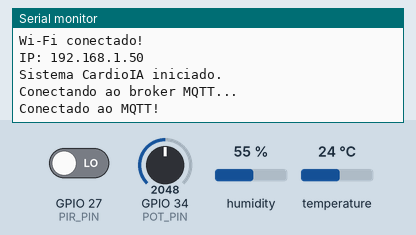
Recording of a sketch running on a simulated ESP32. Shown: the last lines printed to the serial monitor. The test bench sets the inputs (shaded band); at power-on: GPIO 27 (PIR_PIN) LOW, temperature 24 °C, GPIO 34 (POT_PIN) = 2048, humidity 55 %. WiFi joins after 1.5 s; servers stay silent unless stated; the local clock reads 2024-03-15 10:24:30 at power-on unless the sketch sets it; random numbers use the default seed unless the sketch sets one; no MQTT or app messages arrive unless stated.

Above: at 2.7 s.
2.8 s: GPIO 27 (PIR_PIN) driven HIGH
At 5.9 s:
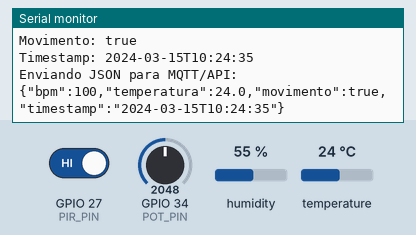
9.7 s: GPIO 27 (PIR_PIN) driven LOW
At 10.9 s:
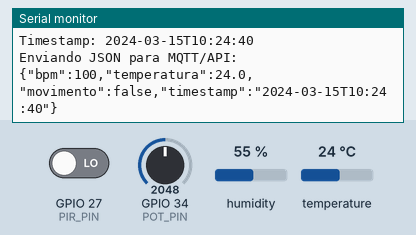
16.6 s: temperature set to 12 °C
At 20.9 s:
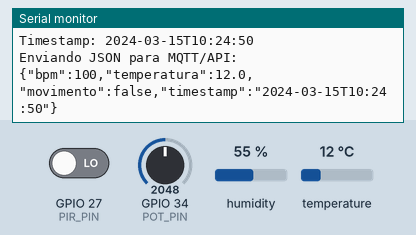
23.5 s: GPIO 34 (POT_PIN) set to 2866
At 25.9 s:
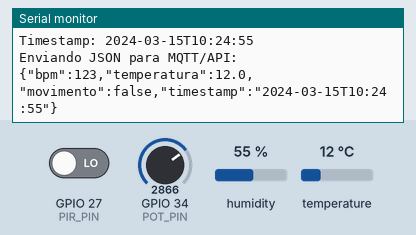
30.4 s: temperature set to 19 °C
At 35.9 s:
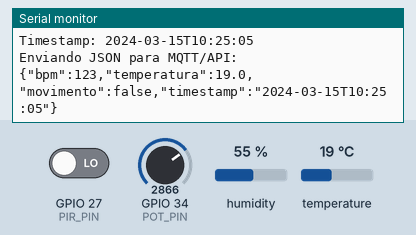
37.3 s: GPIO 34 (POT_PIN) set to 3603
At 40.9 s:
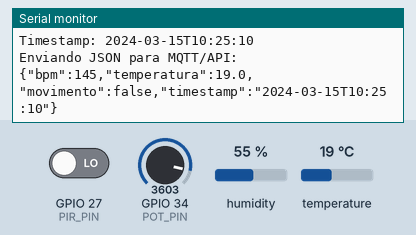
Timing chart, 0 to 42.4 s (numbered marks = the images above; inputs shaded):
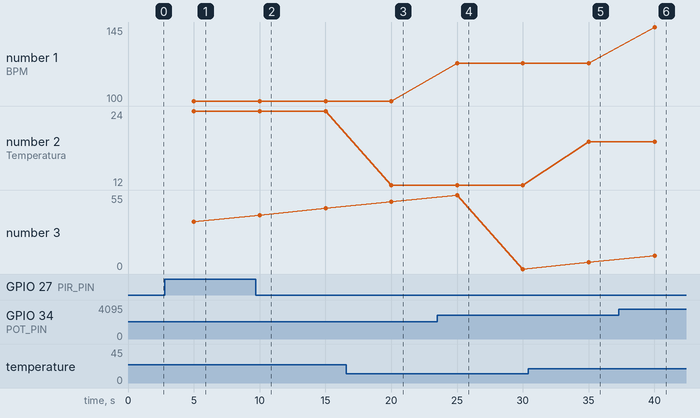

Measured:
- after the input at 2.8 s, the serial monitor: prints a new line after 2.2 s (image 1)
- after the input at 9.7 s, the serial monitor: prints a new line after 0.31 s (image 2)
- after the input at 16.6 s, the serial monitor: prints a new line after 3.4 s (image 3)
- after the input at 23.5 s, the serial monitor: prints a new line after 1.5 s (image 4)
- after the input at 30.4 s, the serial monitor: prints a new line after 4.6 s (image 5)
- after the input at 37.3 s, the serial monitor: prints a new line after 2.7 s (image 6)
- plotted number 1: 100 → 123 after the input at 23.5 s, 123 → 145 after the input at 37.3 s
- plotted number 2: 24 → 12 after the input at 16.6 s, 12 → 19 after the input at 30.4 s

The sketch:

sketch.ino
```cpp
#include <WiFi.h>
#include <PubSubClient.h>
#include <DHTesp.h>
#include <time.h>
#include <HTTPClient.h>

// ----------------------
// Pinos dos sensores
// ----------------------
#define DHT_PIN 15
#define POT_PIN 34
#define PIR_PIN 27

// ----------------------
// Wi-Fi do Wokwi
// ----------------------
const char* ssid = "Wokwi-GUEST";
const char* password = "";

// ----------------------
// MQTT
// ----------------------
const char* mqtt_server = "broker.hivemq.com";
const int mqtt_port = 1883;
const char* mqtt_topic = "cardioia/paciente001/sinais";

// ----------------------
// Objetos
// ----------------------
WiFiClient espClient;
PubSubClient client(espClient);
DHTesp dht;

// ----------------------
// Controle de tempo
// ----------------------
unsigned long ultimoEnvio = 0;
const unsigned long intervaloLeitura = 5000;

// ----------------------
// NTP para timestamp datetime
// ----------------------
const char* ntpServer = "pool.ntp.org";
const long gmtOffset_sec = -3 * 3600; // Brasil UTC-3
const int daylightOffset_sec = 0;

// ----------------------
// Estrutura da leitura
// ----------------------
struct Leitura {
  int bpm;
  float temperatura;
  bool movimento;
  String timestamp;
};

// ----------------------
// Fila offline simulada
// ----------------------
const int LIMITE_FILA = 20;
Leitura filaOffline[LIMITE_FILA];
int totalOffline = 0;

// ----------------------
// Simulação de conexão lógica
// true = online
// false = offline
// ----------------------
bool sistemaOnline = true;

// ----------------------
// Conectar Wi-Fi
// ----------------------
void conectarWiFi() {
  Serial.println("Conectando ao Wi-Fi...");
  WiFi.begin(ssid, password);

  while (WiFi.status() != WL_CONNECTED) {
    delay(500);
    Serial.print(".");
  }

  Serial.println();
  Serial.println("Wi-Fi conectado!");
  Serial.print("IP: ");
  Serial.println(WiFi.localIP());
}

// ----------------------
// Conectar MQTT
// ----------------------
void conectarMQTT() {
  while (!client.connected() && sistemaOnline) {
    Serial.println("Conectando ao broker MQTT...");

    String clientId = "CardioIA-ESP32-";
    clientId += String(random(0xffff), HEX);

    if (client.connect(clientId.c_str())) {
      Serial.println("Conectado ao MQTT!");
    } else {
      Serial.print("Falha MQTT. Codigo: ");
      Serial.println(client.state());
      delay(2000);
    }
  }
}

// ----------------------
// Timestamp em formato datetime
// ----------------------
String obterTimestamp() {
  struct tm timeinfo;

  if (!getLocalTime(&timeinfo)) {
    return "1970-01-01T00:00:00";
  }

  char buffer[25];
  strftime(buffer, sizeof(buffer), "%Y-%m-%dT%H:%M:%S", &timeinfo);

  return String(buffer);
}

// ----------------------
// Montar JSON no formato esperado pela API
// ----------------------
String montarJSON(Leitura leitura) {
  String json = "{";
  json += "\"bpm\":";
  json += String(leitura.bpm);
  json += ",";
  json += "\"temperatura\":";
  json += String(leitura.temperatura, 1);
  json += ",";
  json += "\"movimento\":";
  json += leitura.movimento ? "true" : "false";
  json += ",";
  json += "\"timestamp\":\"";
  json += leitura.timestamp;
  json += "\"";
  json += "}";

  return json;
}

// ----------------------
// Publicar MQTT
// ----------------------
void publicarMQTT(Leitura leitura) {
  String mensagem = montarJSON(leitura);

  Serial.println("Enviando JSON para MQTT/API:");
  Serial.println(mensagem);

  client.publish(mqtt_topic, mensagem.c_str());
}

// ----------------------
// Armazenar offline
// ----------------------
void armazenarOffline(Leitura leitura) {
  if (totalOffline < LIMITE_FILA) {
    filaOffline[totalOffline] = leitura;
    totalOffline++;

    Serial.println("Sistema offline. Leitura armazenada localmente.");
    Serial.print("Leituras pendentes: ");
    Serial.println(totalOffline);
  } else {
    Serial.println("Fila cheia. Descartando leitura mais antiga.");

    for (int i = 1; i < LIMITE_FILA; i++) {
      filaOffline[i - 1] = filaOffline[i];
    }

    filaOffline[LIMITE_FILA - 1] = leitura;
  }
}

// ----------------------
// Sincronizar offline
// ----------------------
void sincronizarOffline() {
  if (totalOffline == 0) {
    return;
  }

  Serial.println("Sincronizando leituras offline...");

  for (int i = 0; i < totalOffline; i++) {
    publicarMQTT(filaOffline[i]);
    delay(300);
  }

  totalOffline = 0;
  Serial.println("Sincronizacao concluida.");
}

// ----------------------
// Ler sensores
// ----------------------
Leitura lerSensores() {
  TempAndHumidity dadosDHT = dht.getTempAndHumidity();

  int valorPot = analogRead(POT_PIN);
  int bpm = map(valorPot, 0, 4095, 40, 160);

  bool movimento = digitalRead(PIR_PIN) == HIGH;

  Leitura leitura;
  leitura.bpm = bpm;
  leitura.temperatura = dadosDHT.temperature;
  leitura.movimento = movimento;
  leitura.timestamp = obterTimestamp();

  return leitura;
}

// ----------------------
// Setup
// ----------------------
void setup() {
  Serial.begin(115200);

  pinMode(PIR_PIN, INPUT);

  dht.setup(DHT_PIN, DHTesp::DHT22);

  conectarWiFi();

  configTime(gmtOffset_sec, daylightOffset_sec, ntpServer);

  client.setServer(mqtt_server, mqtt_port);

  Serial.println("Sistema CardioIA iniciado.");
}

// ----------------------
// Loop principal
// ----------------------
void loop() {
  if (sistemaOnline) {
    if (WiFi.status() != WL_CONNECTED) {
      conectarWiFi();
    }

    if (!client.connected()) {
      conectarMQTT();
    }

    client.loop();
  }

  unsigned long agora = millis();

  if (agora - ultimoEnvio >= intervaloLeitura) {
    ultimoEnvio = agora;

    Leitura leituraAtual = lerSensores();

    Serial.println("----------------------------");
    Serial.println("Nova leitura capturada:");
    Serial.print("BPM: ");
    Serial.println(leituraAtual.bpm);

    Serial.print("Temperatura: ");
    Serial.print(leituraAtual.temperatura);
    Serial.println(" C");

    Serial.print("Movimento: ");
    Serial.println(leituraAtual.movimento ? "true" : "false");

    Serial.print("Timestamp: ");
    Serial.println(leituraAtual.timestamp);

    if (sistemaOnline) {
      sincronizarOffline();
      publicarMQTT(leituraAtual);
    } else {
      armazenarOffline(leituraAtual);
    }
  }
}
```
